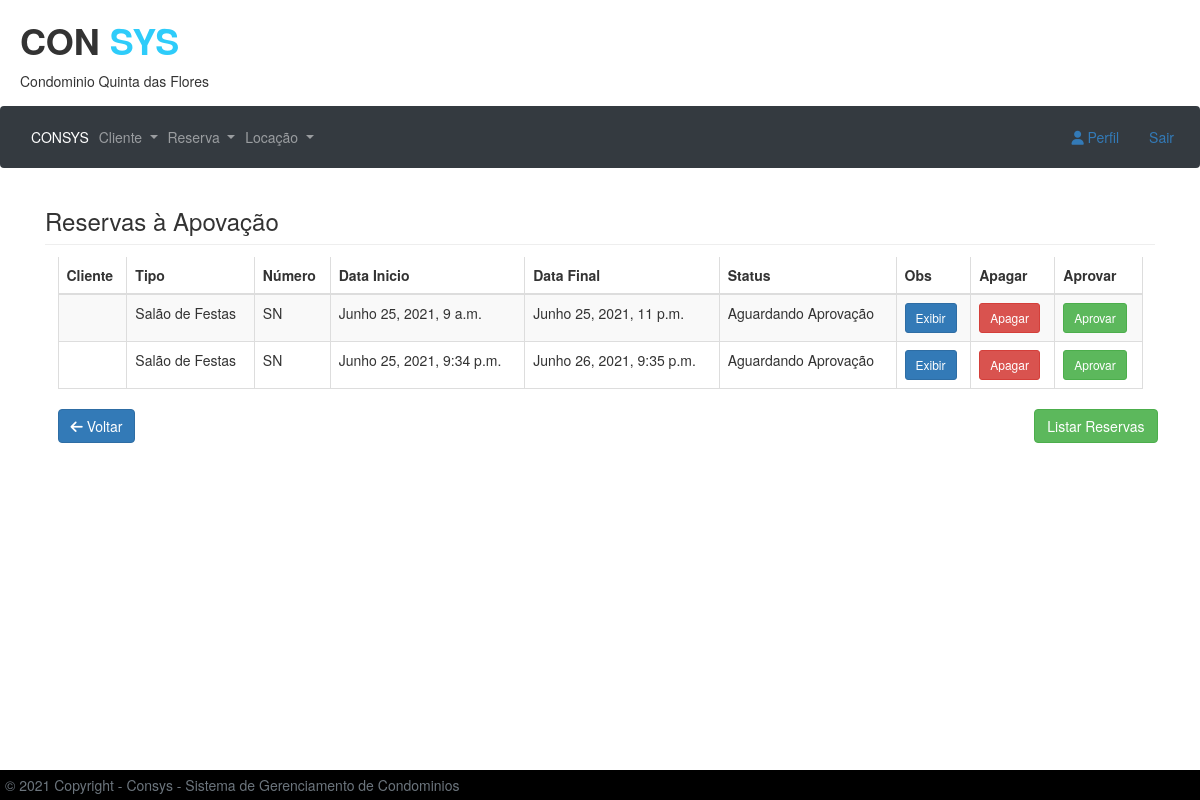
Before: /aprovar/ (signed in) with the older database file.
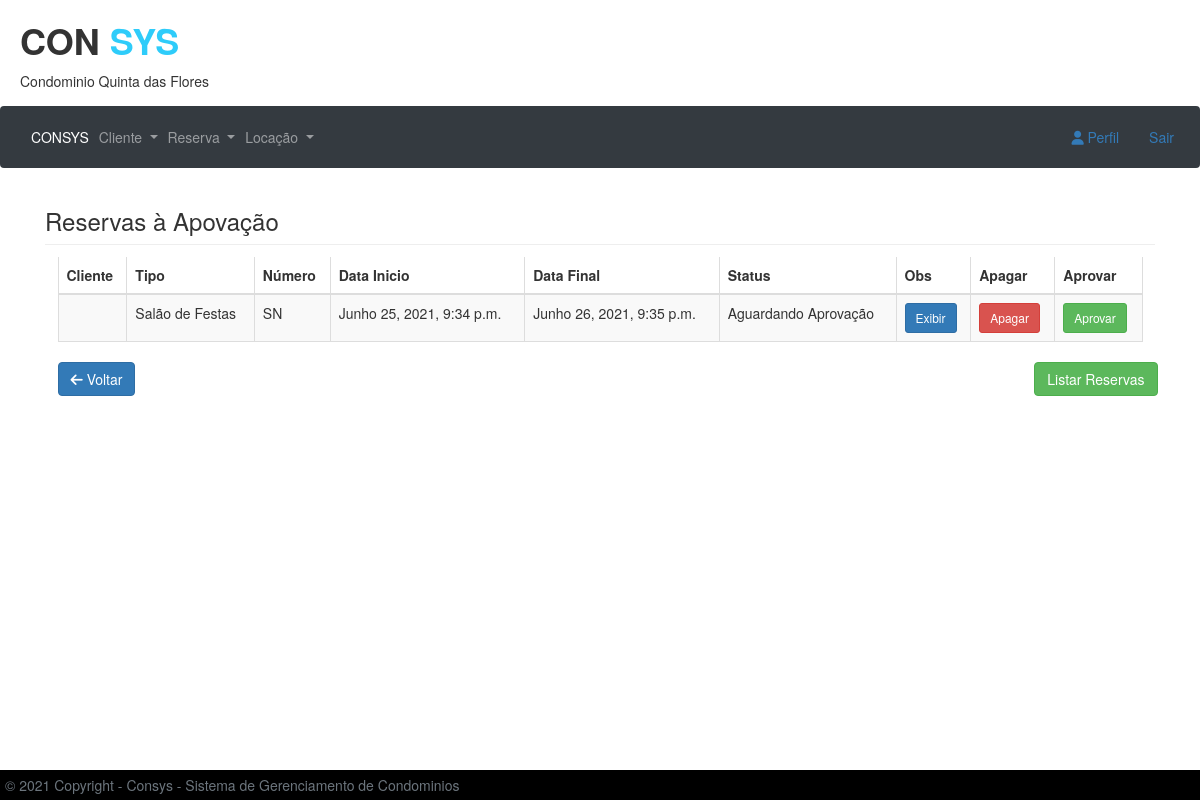
After: the same page with the newer database file.
### sistema/models.py (models this page shows)
class ReservaSalao(models.Model):
    STATUS_CHOICES = (('Aprovado', 'Aprovado'), ('Aguardando Aprovação', 'Aguardando Aprovação'))
    data_inicio = models.DateTimeField()
    data_termino = models.DateTimeField()
    obs = models.CharField(max_length=100)
    tipo = models.CharField(max_length=12, default='Salão de Festas')
    vaga = models.CharField(max_length=10, default='SN')
    usuario = CurrentUserField()
    criado_em = models.DateTimeField(auto_now=True)
    modificacado_em = models.DateTimeField(auto_now_add=True)
    status = models.CharField(max_length=30, choices=STATUS_CHOICES, default='Aguardando Aprovação')

### sistema/views.py (the view)
# urls.py: path('aprovar/', aprovar, name='aprovar'),
@permission_required('administradores')
def aprovar(request):
    reservas = ReservaVaga.objects.all()
    salao = ReservaSalao.objects.all()
    return render(request, 'aprovar.html', {'reservas': reservas, 'salao': salao})

### sistema/templates/aprovar.html (shortened to what this page needs)
{% extends 'base.html' %}
  {% block conteudo_janela %}
<div class="page-header">
    <h3 class="mb-3">Reservas à Apovação</h3>
</div>
<div class="card-body">
    <div class="table-responsive">
        <table id="dataTable" class="table table-striped table-bordered second" style="width:100%">
            <thead>
            <tr>
                <th>Cliente</th>
                <th>Tipo</th>
                <th>Número</th>
                <th>Data Inicio</th>
                <th>Data Final</th>
                <th>Status</th>
                <th>Obs</th>
                <th>Apagar</th>
                <th>Aprovar</th>
            </tr>
            </thead>
            <tbody>
            {%for reserva in salao %}
            {% if reserva.status == 'Aguardando Aprovação' %}
            <tr>
                <td>{{reserva.usuario}}</td>
                <td>{{reserva.tipo}}</td>
                <td>{{reserva.vaga}}</td>
                <td>{{reserva.data_inicio}}</td>
                <td>{{reserva.data_termino}}</td>
                <td>{{reserva.status}}</td>
                <td><a href="{% url 'exibir_salao' reserva.id %}" class="btn btn-primary btn-sm">Exibir</a></td>
                <td><a href="{% url 'salao_delete' reserva.id %}" class="btn btn-danger btn-sm">Apagar</a></td>
                <td><a href="{% url 'salao_update' reserva.id %}" class="btn btn-success btn-sm">Aprovar</a></td>
                {% endif %}
                {% endfor %}
            </tr>
            </tbody>
        </table>
    </div>
    <div>
            <a href="{% url 'index' %}" class="btn btn-primary"><i class="fa fa-arrow-left" aria-hidden="true"></i> Voltar</a>
            <a href="{% url 'listreserva' %}" class="btn btn-success navbar-right">Listar Reservas</a>
    </div>
</div>
{% endblock %}

### sistema/templates/base.html (shortened to what this page needs)
<!DOCTYPE html>
{% load static %}
<html>
<head>
    <link href="//maxcdn.bootstrapcdn.com/bootstrap/4.1.1/css/bootstrap.min.css" rel="stylesheet" id="bootstrap-css">
    <link rel="stylesheet" href="{% static 'css/bootstrap.min.css' %}">
    <link rel="stylesheet" type="text/css" href="{% static 'css/estilobase.css' %}">
</head>
<body>
<div>
    <h1 id="area-logo"><strong>CON<span class="azul">SYS</span></strong></h1>
    <p>Condominio Quinta das Flores</p>
</div>
<nav class="navbar navbar-icon-top navbar-expand-lg navbar-dark bg-dark">
    <div class="collapse navbar-collapse" id="navbarSupportedContent">
        <ul class="navbar-nav mr-auto">
            <li class="nav-item active">
                <a class="nav-link" href="{% url 'index' %}">CONSYS</a></li>
            <li class="nav-item dropdown">
                <a class="nav-link dropdown-toggle" id="navbarDropdown" role="button" data-toggle="dropdown"
                   aria-haspopup="true" aria-expanded="false"> Cliente </a>
            </li>
            <li class="nav-item dropdown">
                <a class="nav-link dropdown-toggle" id="navbarDropdown1" role="button" data-toggle="dropdown"
                   aria-haspopup="true" aria-expanded="false"> Reserva </a>
            </li>
            <li class="nav-item dropdown">
                <a class="nav-link dropdown-toggle" id="navbarDropdown2" role="button" data-toggle="dropdown"
                   aria-haspopup="true" aria-expanded="false"> Locação </a>
            </li>
        </ul>
        <ul class="nav navbar-nav navbar-right">
            <li class="nav-item">
                <a href="{% url 'perfil' %}"><i class="fa fa-user" aria-hidden="true"></i> Perfil</a>
            </li>
            <li class="nav-item">
                <a  href="/logout/">Sair</a>
            </li>
        </ul>
    </div>
</nav>
<div class="container" style="margin-top 20px">
    {% block conteudo_janela %} {% endblock %}
    <div class="footer" id="preto">
        <div>
            © 2021 Copyright - Consys - Sistema de Gerenciamento de Condominios
        </div>
    </div>
</div>
</body>
</html>

### sistema/static/css/estilobase.css (style rules this page uses)
* { margin: 0px; padding: 0px; }
.azul { color: #2ECCFA; padding: 10px; }
#area-logo { padding: 0px 0px 0px 20px; text-align: left; }
p { text-align: left; padding: 0px 0px 5px 20px; font-size: 1em; }
#preto { background: black; color: #6c757d; padding: 5px; }

### sistema/templates/base.html (style rules this page uses)
.footer { position: fixed; right: 0; bottom: 0; left: 0; z-index: 1030; }

### sistema/templates/aprovar.html (style rules this page uses)
.page-header { margin: 0px; padding: 0px; }

Changed rows visible on the page:
no longer on this page (row edited): ReservaSalao: tipo "Salão de Festas", vaga "SN", data_inicio "Junho 25, 2021, 9 a.m.", data_termino "Junho 25, 2021, 11 p.m.", status "Aguardando Aprovação"
